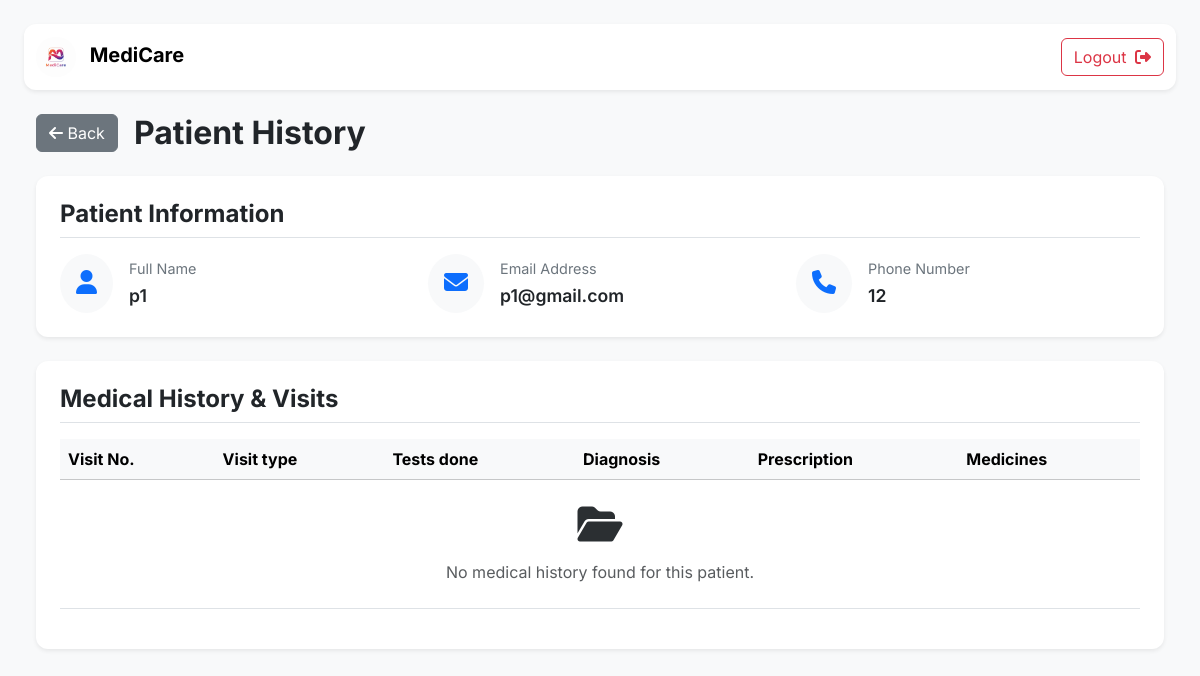
Before: /patient_history (signed in) with the older database file.
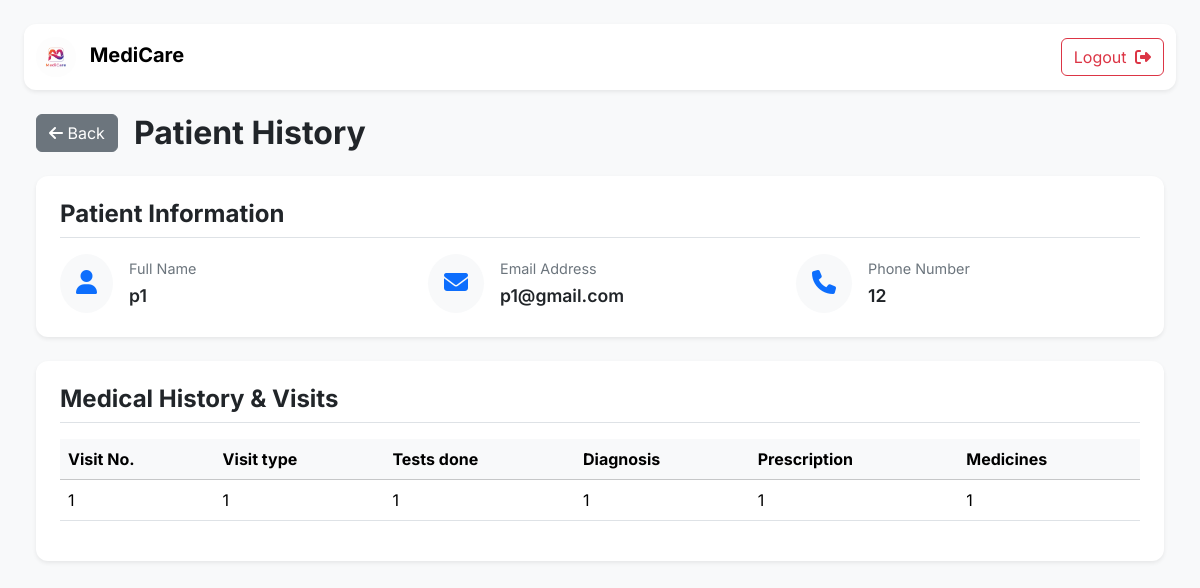
After: the same page with the newer database file.
### application/models.py (models this page shows)
class Treatment(db.Model):
    __tablename__ = 'treatment'
    id = db.Column(db.Integer(),primary_key = True)
    appointment_id = db.Column(db.Integer(), db.ForeignKey('appointment.id', ondelete="CASCADE"), nullable=False)
    doctor_id = db.Column(db.Integer(), db.ForeignKey('doctor.id', ondelete="CASCADE"), nullable=False)
    date = db.Column(db.String(), nullable=False)
    time = db.Column(db.String(), nullable=False)
    visit_type = db.Column(db.String(), nullable=False)
    tests_done = db.Column(db.String(), nullable = True)
    diagnosis = db.Column(db.String(), nullable = True)
    prescription = db.Column(db.String(), nullable = True)
    medicines = db.Column(db.String(), nullable = True)
    appointment = db.relationship('Appointment',backref=db.backref('treatments', passive_deletes=True))
    doctor = db.relationship('Doctor', backref='treatments')

### application/controllers.py (the view, shortened to what this page needs)
@app.route("/patient_history")
def patient_history():
    user = current_user()
    if not user:
        return redirect("/login")
    patient_id = request.args.get("id")
    if user.type == "patient":
        patient = Patient.query.filter_by(user_id=user.id).first_or_404()
        appointments = Appointment.query.filter_by(patient_id=patient.id).all()
        treatments = Treatment.query.join(Appointment).filter(
            Appointment.patient_id == patient.id
        ).all()
        return render_template(
            "patient_history.html",
            this_user=user,
            patient=patient,
            appointments=appointments,
            treatments=treatments
        )
    flash("Unauthorized!", "danger")
    return redirect("/")

### application/controllers.py (called while the page is built)
def current_user():
    uid = session.get("user_id")
    return User.query.get(uid) if uid else None

### templates/patient_history.html (shortened to what the changed rows need)
<!DOCTYPE html>
<html lang="en">
<head>
    <link href="https://cdn.jsdelivr.net/npm/bootstrap@5.3.2/dist/css/bootstrap.min.css" rel="stylesheet">
</head>
<body class="p-4">
    <main class="container-fluid">
        <div class="d-flex justify-content-between align-items-center mb-4">
            <div class="d-flex align-items-center">
                <h2 class="mb-0 fw-bold">Patient History</h2>
            </div>
        </div>
        <div class="card shadow-sm p-4">
            <div class="table-responsive">
                <table class="table table-hover align-middle">
                    <thead class="table-light">
                        <tr>
                            <th scope="col">Visit No.</th>
                            <th scope="col">Visit type</th>
                            <th scope="col">Tests done</th>
                            <th scope="col">Diagnosis</th>
                            <th scope="col">Prescription</th>
                            <th scope="col">Medicines</th>
                        </tr>
                    </thead>
                    <tbody>
                        {% if treatments %}
                        {% for t in treatments %}
                        <tr>
                            <td>{{ loop.index }}</td>
                            <td>{{ t.visit_type }}</td>
                            <td>{{ t.tests_done or "-" }}</td>
                            <td>{{ t.diagnosis or "-" }}</td>
                            <td>{{ t.prescription or "-" }}</td>
                            <td>{{ t.medicines or "-" }}</td>
                        </tr>
                        {% endfor %}
                        {% else %}
                        <tr>
                            <td colspan="6" class="text-center py-4 text-muted">
                                <i class="fa-solid fa-folder-open fs-1 mb-3 d-block text-secondary-emphasis"></i>
                                No medical history found for this patient.
                            </td>
                        </tr>
                        {% endif %}
                    </tbody>
                </table>
            </div>
        </div>
    </main>
</body>
</html>

Changed rows visible on the page:
added Treatment: visit_type "1", tests_done "1", diagnosis "1", prescription "1", medicines "1"
Other visible differences:
text no longer shown: "No medical history found for this patient."
